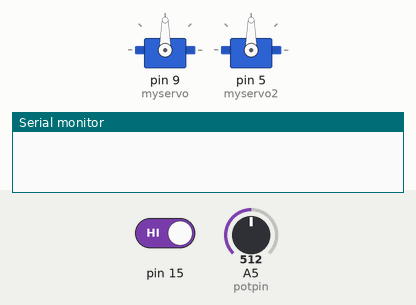
The sketch below on a simulated Arduino Uno, built with avr-gcc and run on an emulated ATmega328P. Shown: 2 × servo, the last lines printed to the serial monitor. Inputs (shaded band) come from the test bench; at power-on: A5 (potpin) = 512, pin 15 HIGH.

Above: at 1.2 s.
1.3 s: A5 (potpin) set to 716
At 2.5 s:
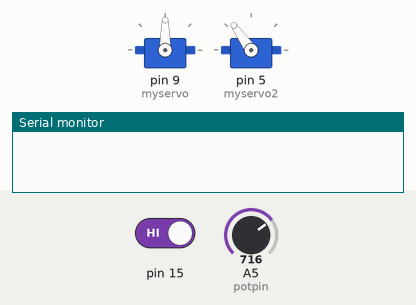
2.8 s: pin 15 driven LOW
At 3.8 s:
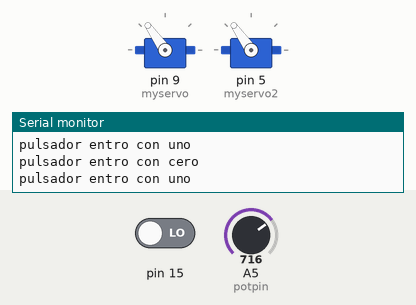
4.6 s: A5 (potpin) set to 900
At 6.1 s:
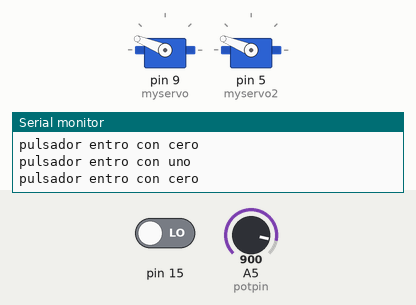
6.4 s: A5 (potpin) set to 1023
At 7.3 s:
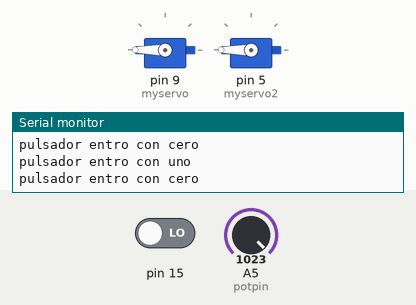
8.3 s: A5 (potpin) set to 511
At 8.62 s:
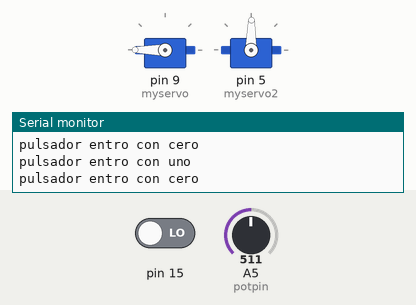
10.2 s: A5 (potpin) set to 306
At 12.1 s:
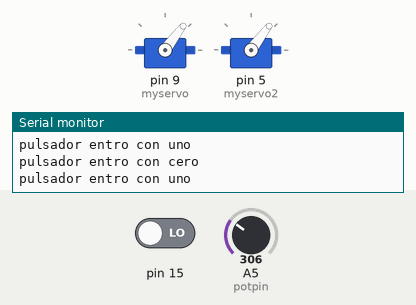
Timing chart, 0 to 13.1 s (numbered marks = the images above; inputs shaded):
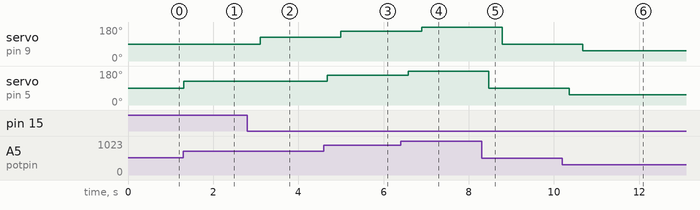

The sketch:

PanTilt_Arduino.ino
```cpp
/*
 Controlling a servo position using a potentiometer (variable resistor)
 by Michal Rinott <http://people.interaction-ivrea.it/m.rinott>

 modified on 8 Nov 2013
 by Scott Fitzgerald
 http://www.arduino.cc/en/Tutorial/Knob
*/

#include <Servo.h>

Servo myservo;  // create servo object to control a servo
Servo myservo2;  // create servo object to control a servo


int potpin = 19;  // analog pin used to connect the potentiometer
int val;    // variable to read the value from the analog pin
int pulsador;
// variables will change:
int buttonState = 0;         // variable for reading the pushbutton status


void setup() {
  Serial.begin(9600);
  pinMode(15, INPUT);
  myservo.attach(9);  // attaches the servo on pin 9 to the servo object
  myservo2.attach(5);  // attaches the servo on pin 9 to the servo object
  pulsador=0;
}

void loop() {

  // read the state of the pushbutton value:
  buttonState = digitalRead(15);

  // check if the pushbutton is pressed. If it is, the buttonState is HIGH:
  if (buttonState == LOW) {
    if (pulsador==0)
    {
      Serial.println("pulsador entro con cero");
      pulsador=1;
      }
      else {
         Serial.println("pulsador entro con uno");
      pulsador=0;
      }
      delay(300);
  }
  val = analogRead(potpin);            // reads the value of the potentiometer (value between 0 and 1023)
  val = map(val, 0, 1023, 0, 180);     // scale it to use it with the servo (value between 0 and 180)

  if (pulsador==0)
  {

  myservo2.write(val);                  // sets the servo position according to the scaled value
  delay(15);     // waits for the servo to get there
  }
  else
  {
  myservo.write(val);                  // sets the servo position according to the scaled value
  delay(15);     // waits for the servo to get there

  }

}
```

Measured:
- after the input at 1.3 s, servo on pin 5 (myservo2): 90° → 125° at once
- after the input at 2.8 s, servo on pin 9 (myservo): 90° → 125° after 0.31 s
- after the input at 4.6 s, servo on pin 9 (myservo): 125° → 158° after 0.40 s; servo on pin 5 (myservo2): 125° → 158° after 0.08 s
- after the input at 6.4 s, servo on pin 9 (myservo): 158° → 180° after 0.49 s; servo on pin 5 (myservo2): 158° → 180° after 0.18 s
- after the input at 8.3 s, servo on pin 9 (myservo): 180° → 89° after 0.48 s; servo on pin 5 (myservo2): 180° → 89° after 0.17 s
- after the input at 10.2 s, servo on pin 9 (myservo): 89° → 53° after 0.48 s; servo on pin 5 (myservo2): 89° → 53° after 0.16 s
